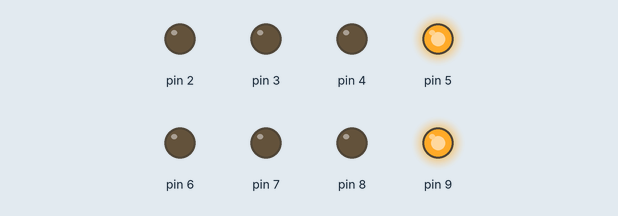
Simulated run of this sketch. Board: Arduino Uno, built with avr-gcc and run on an emulated ATmega328P. Parts: output pins drawn as LEDs (lit = HIGH).

Above: at 0.5 s.
At 1.5 s:
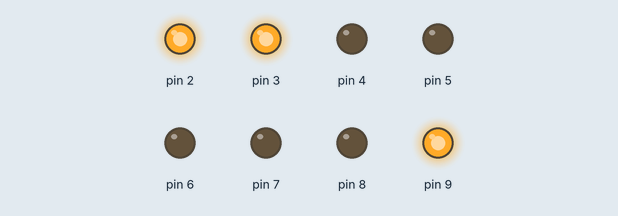
At 2.5 s:
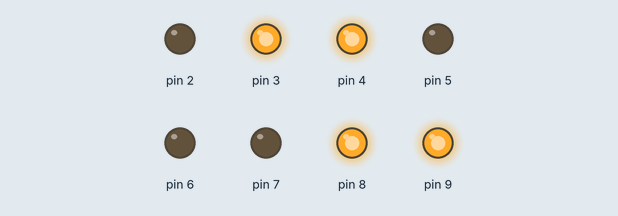
At 3.5 s:
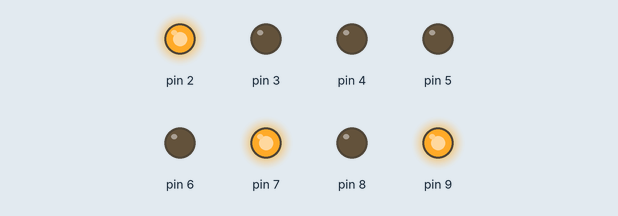
At 4.5 s:
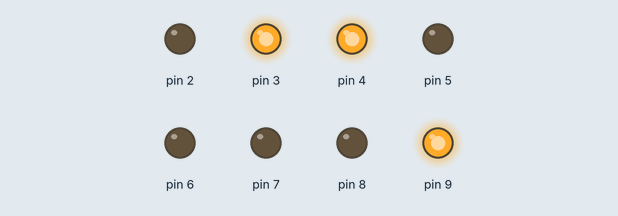
At 5.5 s:
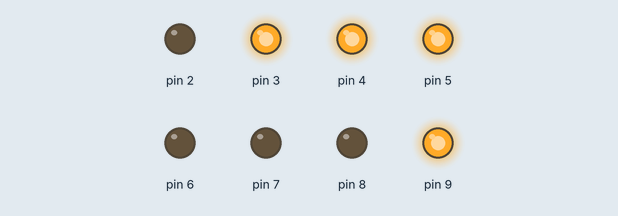
Timing chart, 0 to 6.9 s (numbered marks = the images above):
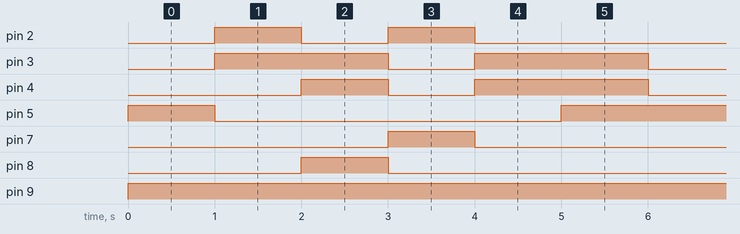

The sketch:

_7Segment_Alphabet.ino
```cpp
void setup() {
  for(int i= 2; i<=9; i++){
   pinMode(i,OUTPUT);
  }
}
void loop() {
  digitalWrite(2,LOW);
  digitalWrite(3,LOW);
  digitalWrite(4,LOW);
  digitalWrite(5,HIGH);
  digitalWrite(6,LOW);
  digitalWrite(7,LOW);
  digitalWrite(8,LOW);

  digitalWrite(9,HIGH);
  delay(1000);
  //A
  digitalWrite(2,HIGH);
  digitalWrite(3,HIGH);
  digitalWrite(4,LOW);
  digitalWrite(5,LOW);
  digitalWrite(6,LOW);
  digitalWrite(7,LOW);
  digitalWrite(8,LOW);
  digitalWrite(9,HIGH);
  delay(1000);
  //b
  digitalWrite(2,LOW);
  digitalWrite(3,HIGH);
  digitalWrite(4,HIGH);
  digitalWrite(5,LOW);
  digitalWrite(6,LOW);
  digitalWrite(7,LOW);
  digitalWrite(8,HIGH);
  digitalWrite(9,HIGH);
  delay(1000);
  //C
  digitalWrite(2,HIGH);
  digitalWrite(3,LOW);
  digitalWrite(4,LOW);
  digitalWrite(5,LOW);
  digitalWrite(6,LOW);
  digitalWrite(7,HIGH);
  digitalWrite(8,LOW);

  digitalWrite(9,HIGH);
  delay(1000);
  //d
  digitalWrite(2,LOW);
  digitalWrite(3,HIGH);
  digitalWrite(4,HIGH);
  digitalWrite(5,LOW);
  digitalWrite(6,LOW);
  digitalWrite(7,LOW);
  digitalWrite(8,LOW);
  digitalWrite(9,HIGH);
  delay(1000);
  //E
  digitalWrite(2,LOW);
  digitalWrite(3,HIGH);
  digitalWrite(4,HIGH);
  digitalWrite(5,HIGH);
  digitalWrite(6,LOW);
  digitalWrite(7,LOW);
  digitalWrite(8,LOW);
  digitalWrite(9,HIGH);
  delay(1000);
  //F
}
```

Measured:
- by itself, pin 2: repeats every 6.0 s: LOW 1.0 s, HIGH 1.0 s, LOW 3.0 s, HIGH 1.0 s
- by itself, pin 3: alternates HIGH for 2.0 s and LOW for 1.0 s
- by itself, pin 4: repeats every 6.0 s: LOW 1.0 s, HIGH 2.0 s, LOW 2.0 s, HIGH 1.0 s
- by itself, pin 5: repeats every 6.0 s: LOW 4.0 s, HIGH 2.0 s
- by itself, pin 7, pin 8: alternates HIGH for 1.0 s and LOW for 5.0 s
- by itself, pin 9: LOW → HIGH at 0.00 s
